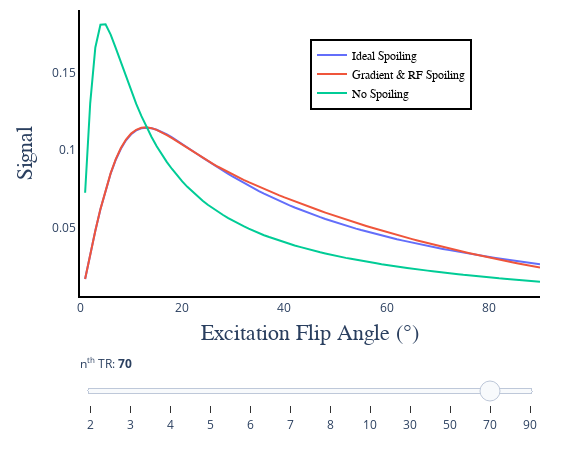

Write notebook code for a chart like this one.
### Code cell
#| label: vfaFig4jn
from repo2data.repo2data import Repo2Data
import os 
import pickle
import matplotlib.pyplot as plt
import chart_studio.plotly as py
import plotly.graph_objs as go
import numpy as np
from plotly import __version__
from plotly.offline import download_plotlyjs, init_notebook_mode, plot, iplot
from IPython.display import display, HTML
from plotly import tools

from contextlib import contextmanager
import sys, os
from pathlib import Path

@contextmanager
def suppress_stdout():
    with open(os.devnull, "w") as devnull:
        old_stdout = sys.stdout
        sys.stdout = devnull
        try:  
            yield
        finally:
            sys.stdout = old_stdout

import os
from pathlib import Path

def find_myst_yml_directories(start_dir=None):
    """
    Recursively search for directories containing myst.yml file.
    
    Args:
        start_dir (str or Path): Starting directory (defaults to current directory)
    
    Returns:
        list: List of full paths to directories containing myst.yml
    """
    if start_dir is None:
        start_dir = Path.cwd()
    else:
        start_dir = Path(start_dir)
    
    myst_dirs = []
    
    def _search_directory(current_dir):
        # Check if myst.yml exists in current directory
        myst_file = current_dir / "myst.yml"
        if myst_file.exists():
            myst_dirs.append(str(current_dir.resolve()))
            # Don't search subdirectories if we found myst.yml here
            return
        
        # Recursively search all subdirectories
        for item in current_dir.iterdir():
            if item.is_dir():
                try:
                    _search_directory(item)
                except (PermissionError, OSError):
                    # Skip directories we can't access
                    continue
    
    _search_directory(start_dir)
    return myst_dirs

def find_myst_yml_directories_upwards(start_dir=None):
    """
    Search for myst.yml in current directory, if not found go to parent and repeat.
    
    Args:
        start_dir (str or Path): Starting directory (defaults to current directory)
    
    Returns:
        str or None: Full path of directory containing myst.yml, or None if not found
    """
    if start_dir is None:
        current_dir = Path.cwd()
    else:
        current_dir = Path(start_dir)
    
    # Keep going up until we reach the filesystem root
    while current_dir != current_dir.parent:  # Stop at root
        myst_file = current_dir / "myst.yml"
        if myst_file.exists():
            return str(current_dir.resolve())
        
        # Move to parent directory
        current_dir = current_dir.parent
    
    return None

with suppress_stdout():
    repo_path = Path(find_myst_yml_directories_upwards())
    print(repo_path)
    data_req_path = repo_path / "binder" / "data_requirement.json"
    data_path = repo_path / "data"
    dataset_path = data_path / "qmrlab-mooc"
    
DATA_ROOT = dataset_path / "qmrlab-t1-book" / "t1-book-neurolibre"    
filename = DATA_ROOT / "02" / "figure_4.pkl"

with open(filename, 'rb') as f:
    params, Nex_range, signal_ideal_spoil, signal_optimal_crush_and_rf_spoil, signal_no_gradient_and_rf_spoil = pickle.load(f)

config={'showLink': False, 'displayModeBar': False}
init_notebook_mode(connected=True)

data1 = [dict(
        visible = False,
        mode = 'lines',
        x = params["EXC_FA"],
        y = abs(np.squeeze(np.asarray(signal_ideal_spoil[ii]))),
        name = 'Ideal Spoiling',
        text = 'Ideal Spoiling',
        hoverinfo = 'x+y+text') for ii in range(len(Nex_range))]

data1[10]['visible'] = True

data2 = [dict(
        visible = False,
        mode = 'lines',
        x = params["EXC_FA"],
        y = abs(np.squeeze(np.asarray(signal_optimal_crush_and_rf_spoil[ii]))),
        name = 'Gradient & RF Spoiling',
        text = 'Gradient & RF Spoiling',
        hoverinfo = 'x+y+text') for ii in range(len(Nex_range))]

data2[10]['visible'] = True

data3 = [dict(
        visible = False,
        mode = 'lines',
        x = params["EXC_FA"],
        y = abs(np.squeeze(np.asarray(signal_no_gradient_and_rf_spoil[ii]))),
        name = 'No Spoiling',
        text = 'No Spoiling',
        hoverinfo = 'x+y+text') for ii in range(len(Nex_range))]

data3[10]['visible'] = True

data = data1 + data2+ data3

steps = []
for i in range(len(Nex_range)):
    step = dict(
        method = 'restyle',  
        args = ['visible', [False] * len(data1)],
        label = str(Nex_range[i])
        )
    step['args'][1][i] = True # Toggle i'th trace to "visible"
    steps.append(step)

sliders = [dict(
    x = 0,
    y = -0.02,
    active = 10,
    currentvalue = {"prefix": "n<sup>th</sup> TR: <b>"},
    pad = {"t": 50, "b": 10},
    steps = steps
)]

layout = go.Layout(
    width=580,
    height=450,
    margin=go.layout.Margin(
        l=80,
        r=40,
        b=60,
        t=10,
    ),
    annotations=[
        dict(
            x=0.5004254919715793,
            y=-0.18,
            showarrow=False,
            text='Excitation Flip Angle (°)',
            font=dict(
                family='Times New Roman',
                size=22
            ),
            xref='paper',
            yref='paper'
        ),
        dict(
            x=-0.15,
            y=0.5,
            showarrow=False,
            text='Signal',
            font=dict(
                family='Times New Roman',
                size=22
            ),
            textangle=-90,
            xref='paper',
            yref='paper'
        ),
    ],
    xaxis=dict(
        autorange=False,
        range=[0, params['EXC_FA'][-1]],
        showgrid=False,
        linecolor='black',
        linewidth=2
    ),
    yaxis=dict(
        autorange=True,
        showgrid=False,
        linecolor='black',
        linewidth=2
    ),
    legend=dict(
        x=0.5,
        y=0.9,
        traceorder='normal',
        font=dict(
            family='Times New Roman',
            size=12,
            color='#000'
        ),
        bordercolor='#000000',
        borderwidth=2
    ), 
    sliders=sliders,
    plot_bgcolor='white'
)

fig = dict(data=data, layout=layout)

iplot(fig, filename = 'vfa_fig_4.html', config = config)
